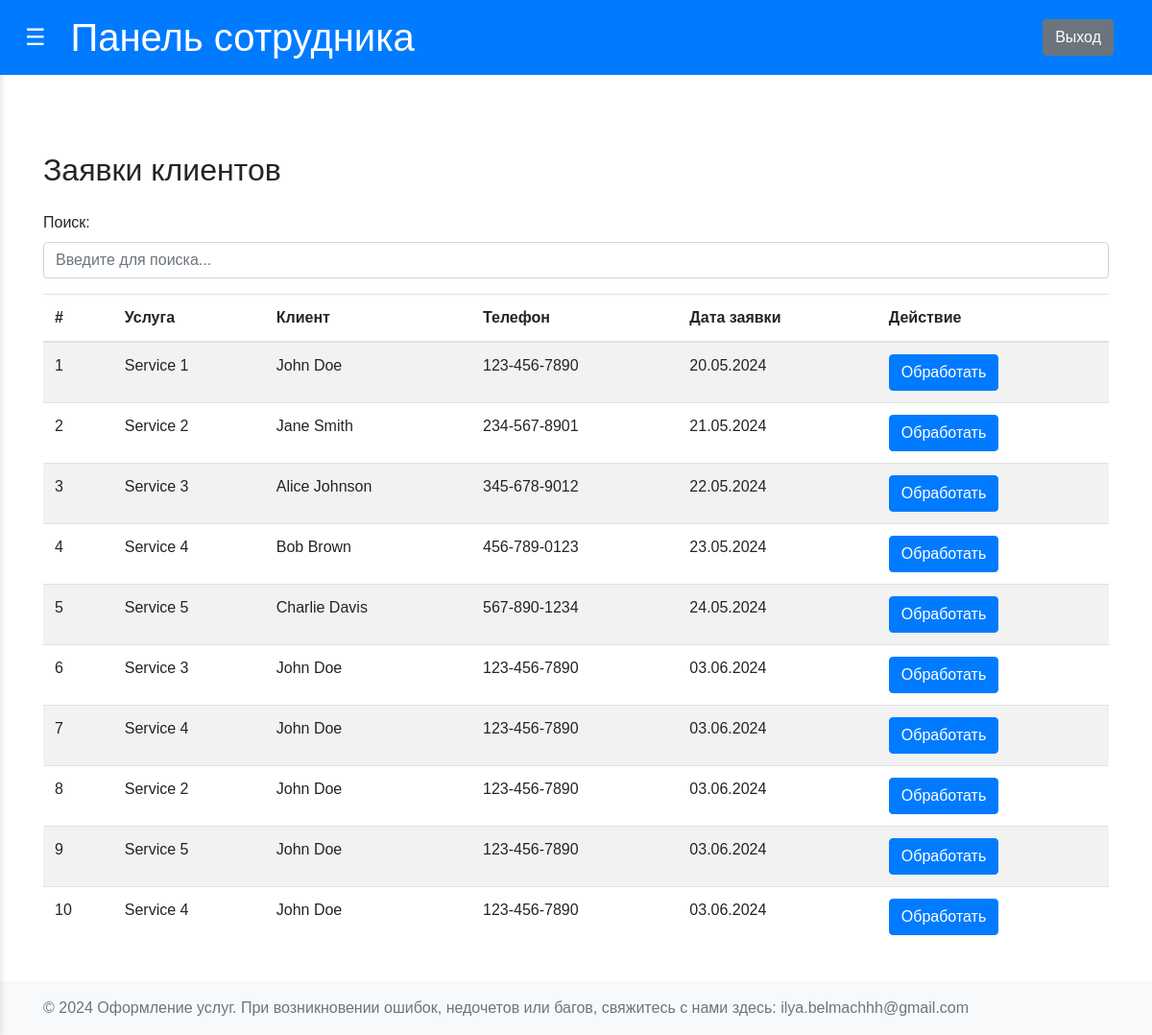
Page /view_requests on the earlier database version.
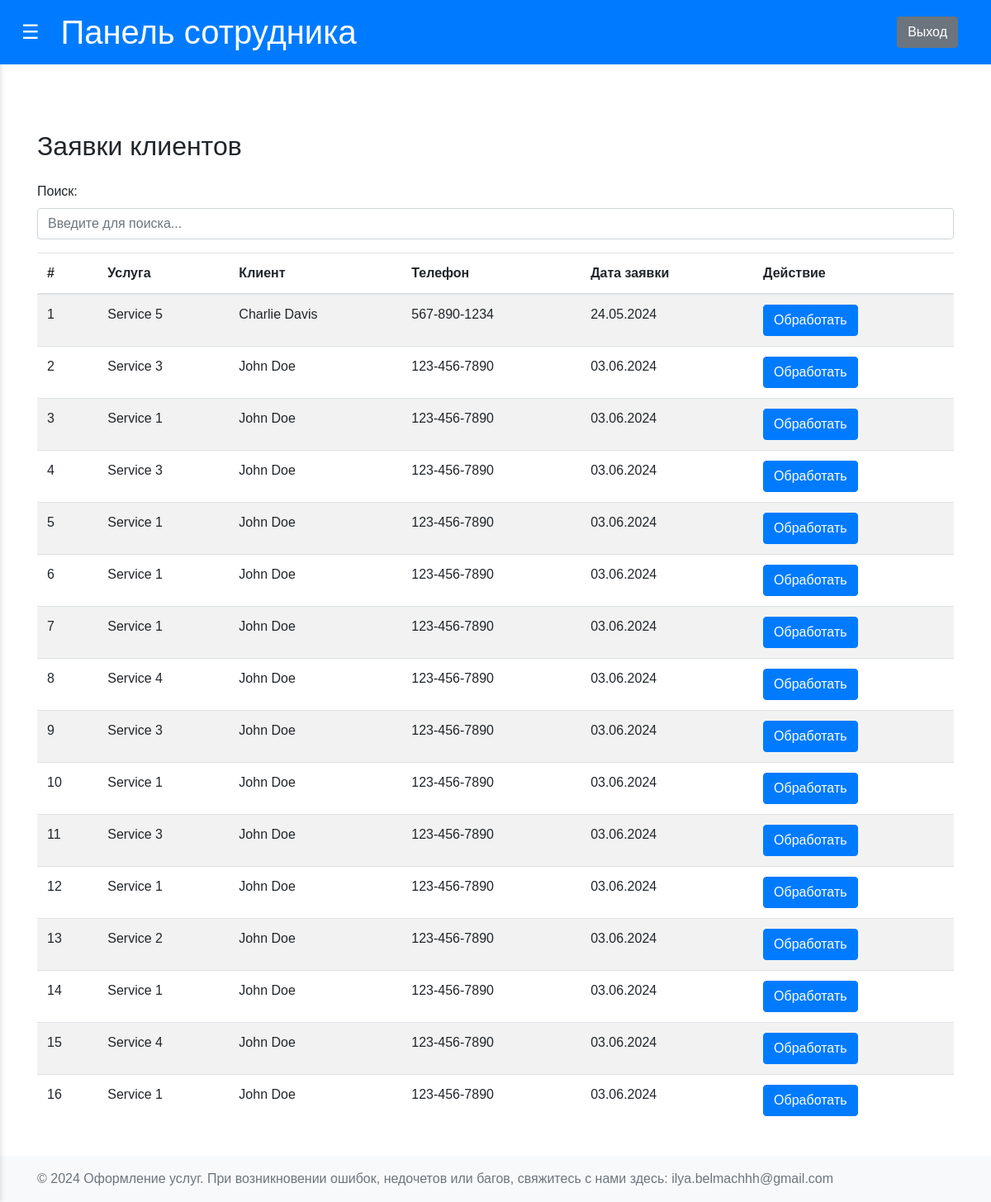
Same page on the later database version.
### app/models.py (models this page shows, shortened)
class OrderRequest(db.Model):
    __tablename__ = 'OrderRequest'
    id = db.Column(db.Integer, primary_key=True)
    client_id = db.Column(db.Integer, db.ForeignKey('Clients.id'), nullable=False)
    service_id = db.Column(db.Integer, db.ForeignKey('Services.id'))
    order_date = db.Column(db.Date, nullable=False)
    client = db.relationship('Clients', backref=db.backref('OrderRequest', lazy=True))
    service = db.relationship('Services', backref=db.backref('OrderRequest', lazy=True))

class Services(db.Model):
    __tablename__ = 'Services'
    id = db.Column(db.Integer, primary_key=True)
    service_name = db.Column(db.String(150), nullable=False)
    cost = db.Column(db.Float, nullable=False)

class Clients(db.Model):
    __tablename__ = 'Clients'
    id = db.Column(db.Integer, primary_key=True)
    full_name = db.Column(db.String(150), nullable=False)
    address = db.Column(db.String(250), nullable=False)
    telephone = db.Column(db.String(50), unique=True, nullable=False)
    login = db.Column(db.String(150), unique=True, nullable=False)
    password = db.Column(db.String(150), nullable=False)

### app/employees/routs.py (the view)
@employees.route('/view_requests')
def view_requests():
    requests = OrderRequest.query.all()
    return render_template('employee/employee_view_requests.html', requests=requests)

### app/__init__.py (called while the page is built)
def create_app(config=Config):
    app = Flask(__name__)
    app.config.from_object(config)
    app.jinja_env.filters['zip'] = zip
    @app.template_filter()
    def kravchuk_date_format(date_value: date):
        if date_value:
            return date_value.strftime("%d.%m.%Y")
        return date_value
    db.init_app(app)
    from app.users.routes import users
    from app.clients.routs import clients
    from app.employees.routs import employees
    from app.admin.routs import admin
    app.register_blueprint(users)
    app.register_blueprint(clients)
    app.register_blueprint(employees)
    app.register_blueprint(admin)
    return app

### app/templates/employee/employee_view_requests.html (shortened to what this page needs)
{% extends "employee/dashboard_employee_base.html" %}
{% block content %}
<div class="container mt-5">
    <h2 class="mb-4">Заявки клиентов</h2>
    <div class="mb-3">
        <label for="searchInput" class="form-label">Поиск:</label>
        <input type="text" id="searchInput" class="form-control" placeholder="Введите для поиска...">
    </div>
    <table class="table table-striped">
        <thead>
            <tr>
                <th scope="col">#</th>
                <th scope="col">Услуга</th>
                <th scope="col">Клиент</th>
                <th scope="col">Телефон</th>
                <th scope="col">Дата заявки</th>
                <th scope="col">Действие</th>
            </tr>
        </thead>
        <tbody>
            {% for request in requests %}
            <tr>
                <td>{{ loop.index }}</td>
                <td>{{ request.service.service_name }}</td>
                <td>{{ request.client.full_name }}</td>
                <td>{{ request.client.telephone }}</td>
                <td>{{ request.order_date|kravchuk_date_format }}</td>
                <td>
                    <a href="{{ url_for('employees.create_order', request_id=request.id) }}" class="btn btn-primary">Обработать</a>
                </td>
            </tr>
            {% endfor %}
        </tbody>
    </table>
</div>
{% endblock %}

### app/templates/employee/dashboard_employee_base.html (shortened to what this page needs)
{% extends "dashboard_base.html" %}
{% block header %}
<div class="header-content">
    <button class="menu-toggle" onclick="toggleMenu()">☰</button>
    <h1 style="display: inline-block;">Панель сотрудника</h1>
    <h4 style="display: inline-block;margin: auto 20px auto auto;"><a href="{{ url_for('users.logout') }}" class="btn btn-secondary">Выход</a></h4>
</div>
{% endblock %}

### app/templates/dashboard_base.html (shortened to what this page needs)
<!DOCTYPE html>
<html lang="en">
<head>
    <link rel="stylesheet" href="https://stackpath.bootstrapcdn.com/bootstrap/4.5.2/css/bootstrap.min.css">
    <link rel="stylesheet" href="{{ url_for('static', filename='css/styles.css') }}">
</head>
<body class="d-flex flex-column min-vh-100">
    <header>
        {% block header %}
        {% endblock %}
    </header>
    <main>
        <div class="container mt-4">
            {% with messages = get_flashed_messages(with_categories=true) %}
                <div id="messagesDivContainer" class="alert alert-dismissible fade show" role="alert">
                </div>
            {% endwith %}
        </div>
        {% block content %}
        {% endblock %}
    </main>
    <footer class="footer mt-auto py-3 bg-light">
        <div class="container">
            <span class="text-muted">&copy; 2024 Оформление услуг. При возникновении ошибок, недочетов или багов, свяжитесь с нами здесь: ilya.belmachhh@gmail.com</span>
        </div>
    </footer>
</body>
</html>

### app/static/css/styles.css (style rules this page uses)
body { font-family: Arial, sans-serif; margin: 0; display: flex; height: 100vh; overflow: hidden; }
header { background-color: #007BFF; color: white; padding: 15px 20px; display: flex; align-items: center; width: 100%; position: fixed; top: 0; z-index: 1000; }
.header-content { display: flex; align-items: center; width: 100%; }
.header-content h1 { margin: 0 0 0 20px; }
.menu-toggle { background: none; border: none; color: white; font-size: 24px; cursor: pointer; }
main { margin-left: 0; padding: 60px 20px 20px 20px; flex-grow: 1; transition: margin-left 0.3s; overflow-y: auto; width: 100%; }
main h2 { margin-top: 0; }

Differences in the rows shown:
removed OrderRequest: service.service_name "Service 1", client.full_name "John Doe", client.telephone "123-456-7890", order_date|kravchuk_date_format "20.05.2024"
removed OrderRequest: service.service_name "Service 2", client.full_name "Jane Smith", client.telephone "234-567-8901", order_date|kravchuk_date_format "21.05.2024"
removed OrderRequest: service.service_name "Service 3", client.full_name "Alice Johnson", client.telephone "345-678-9012", order_date|kravchuk_date_format "22.05.2024"
removed OrderRequest: service.service_name "Service 4", client.full_name "Bob Brown", client.telephone "456-789-0123", order_date|kravchuk_date_format "23.05.2024"
removed OrderRequest: service.service_name "Service 5", client.full_name "John Doe", client.telephone "123-456-7890", order_date|kravchuk_date_format "03.06.2024"
added OrderRequest: service.service_name "Service 1", client.full_name "John Doe", client.telephone "123-456-7890", order_date|kravchuk_date_format "03.06.2024"
added OrderRequest: service.service_name "Service 3", client.full_name "John Doe", client.telephone "123-456-7890", order_date|kravchuk_date_format "03.06.2024"
added OrderRequest: service.service_name "Service 1", client.full_name "John Doe", client.telephone "123-456-7890", order_date|kravchuk_date_format "03.06.2024"
added OrderRequest: service.service_name "Service 1", client.full_name "John Doe", client.telephone "123-456-7890", order_date|kravchuk_date_format "03.06.2024"
added OrderRequest: service.service_name "Service 1", client.full_name "John Doe", client.telephone "123-456-7890", order_date|kravchuk_date_format "03.06.2024"
added OrderRequest: service.service_name "Service 3", client.full_name "John Doe", client.telephone "123-456-7890", order_date|kravchuk_date_format "03.06.2024"
added OrderRequest: service.service_name "Service 1", client.full_name "John Doe", client.telephone "123-456-7890", order_date|kravchuk_date_format "03.06.2024"
added OrderRequest: service.service_name "Service 3", client.full_name "John Doe", client.telephone "123-456-7890", order_date|kravchuk_date_format "03.06.2024"
added OrderRequest: service.service_name "Service 1", client.full_name "John Doe", client.telephone "123-456-7890", order_date|kravchuk_date_format "03.06.2024"
added OrderRequest: service.service_name "Service 1", client.full_name "John Doe", client.telephone "123-456-7890", order_date|kravchuk_date_format "03.06.2024"
added OrderRequest: service.service_name "Service 1", client.full_name "John Doe", client.telephone "123-456-7890", order_date|kravchuk_date_format "03.06.2024"
